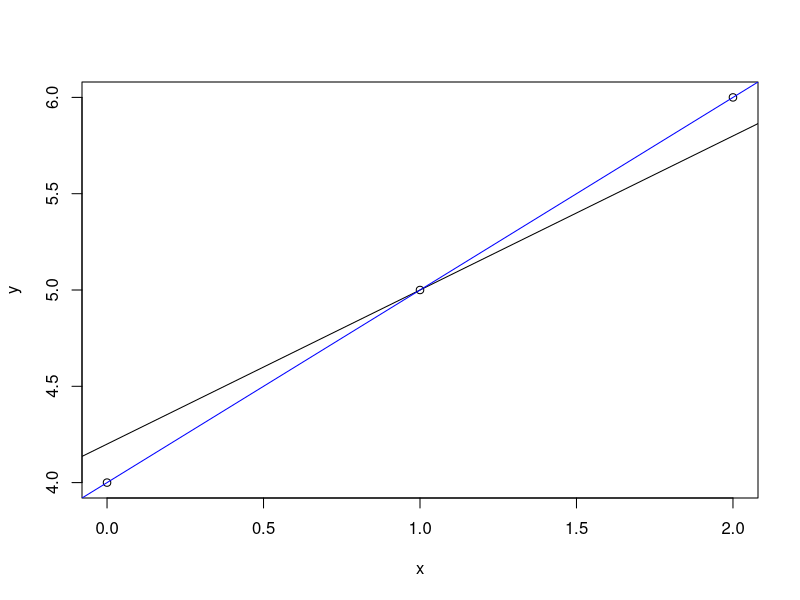
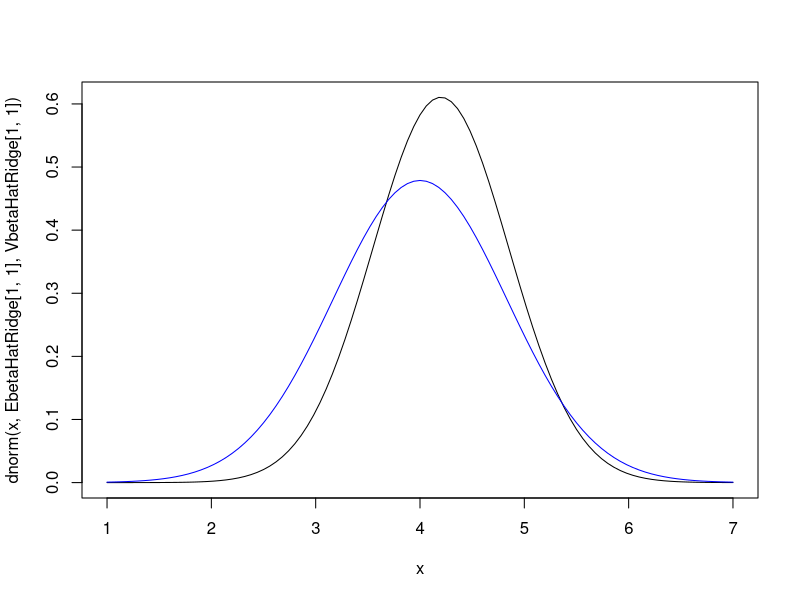
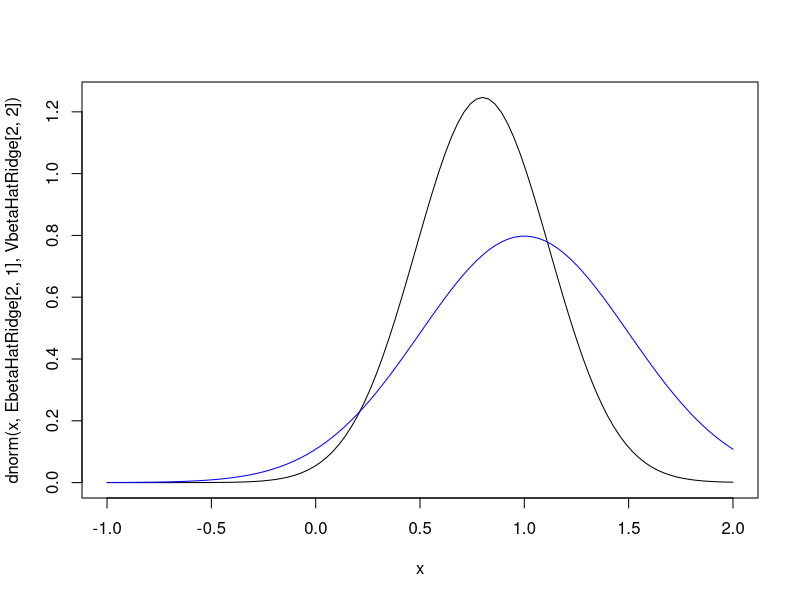

Source code (R) for these figures, in order:
x <- c(0,1,2)
y <- c(4,5,6)
n <- length(x)

X <- matrix(c(rep(1,n), x), nrow=n)
D <- matrix(c(0,0,0,1), nrow=2)
TrueBeta <- matrix(c(4,1), nrow=2)
lambda <- 0.5
#BetaRidge = (T(X)X + lambda*D)^-1 * T(X)*y


BetaHatRidge <- solve(t(X) %*% X + lambda*D) %*% t(X)%*%y
BetaHat <- solve(t(X) %*% X) %*% t(X)%*%y
plot(x,y)
abline(BetaHatRidge)
abline(BetaHat, col='blue')

EbetaHatRidge <- solve(t(X) %*% X + lambda*D) %*% (t(X)%*%X %*% TrueBeta)
VbetaHatRidge <- solve(t(X) %*% X + lambda*D) %*% (t(X)%*%X) %*% solve(t(X) %*% X + lambda*D)

EbetaHat <- TrueBeta
VbetaHat <- solve(t(X) %*% X)

curve(dnorm(x, EbetaHatRidge[1,1], VbetaHatRidge[1,1]), from=1, to=7)
curve(dnorm(x, EbetaHat[1,1], VbetaHat[1,1]), from=1, to=7, add=TRUE, col="blue")

curve(dnorm(x, EbetaHatRidge[2,1], VbetaHatRidge[2,2]), from=-1, to=2)
curve(dnorm(x, EbetaHat[2,1], VbetaHat[2,2]), from=-1, to=2, add=TRUE, col="blue")

pnorm(1.5, EbetaHatRidge[2,1], VbetaHatRidge[2,2]) - pnorm(0.5, EbetaHatRidge[2,1], VbetaHatRidge[2,2])
pnorm(1.5, EbetaHat[2,1], VbetaHat[2,2]) - pnorm(0.5, EbetaHat[2,1], VbetaHat[2,2])
